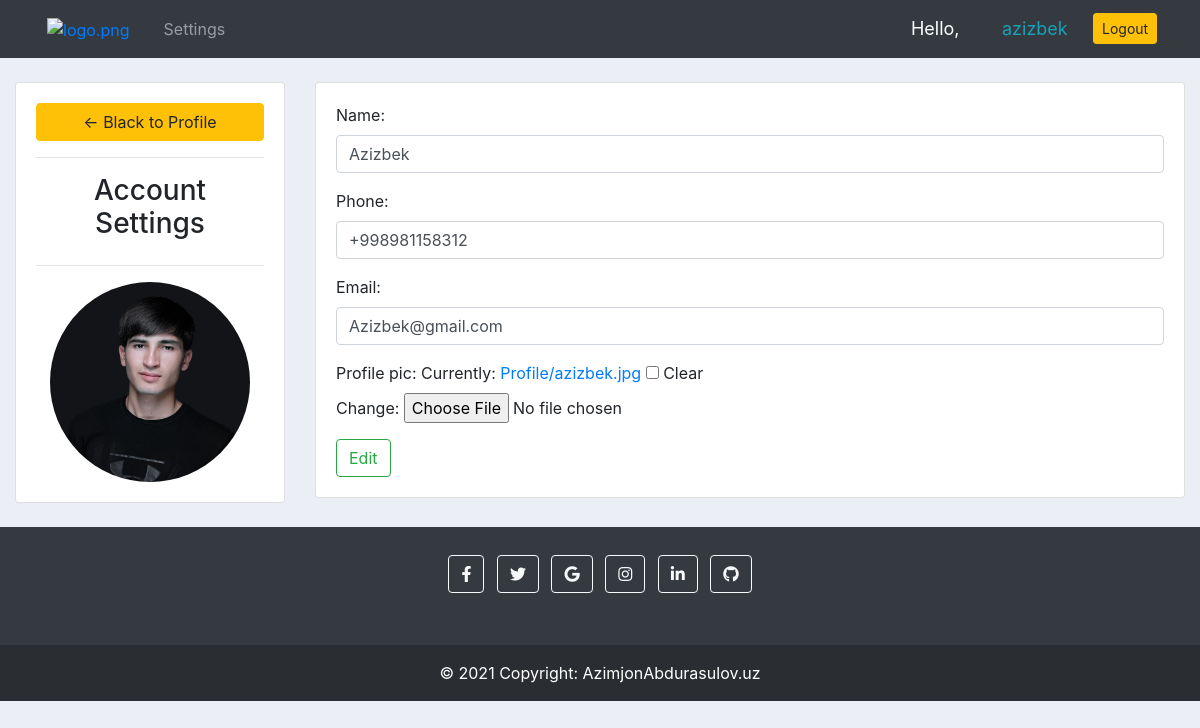
Before: /account/ (signed in) with the older database file.
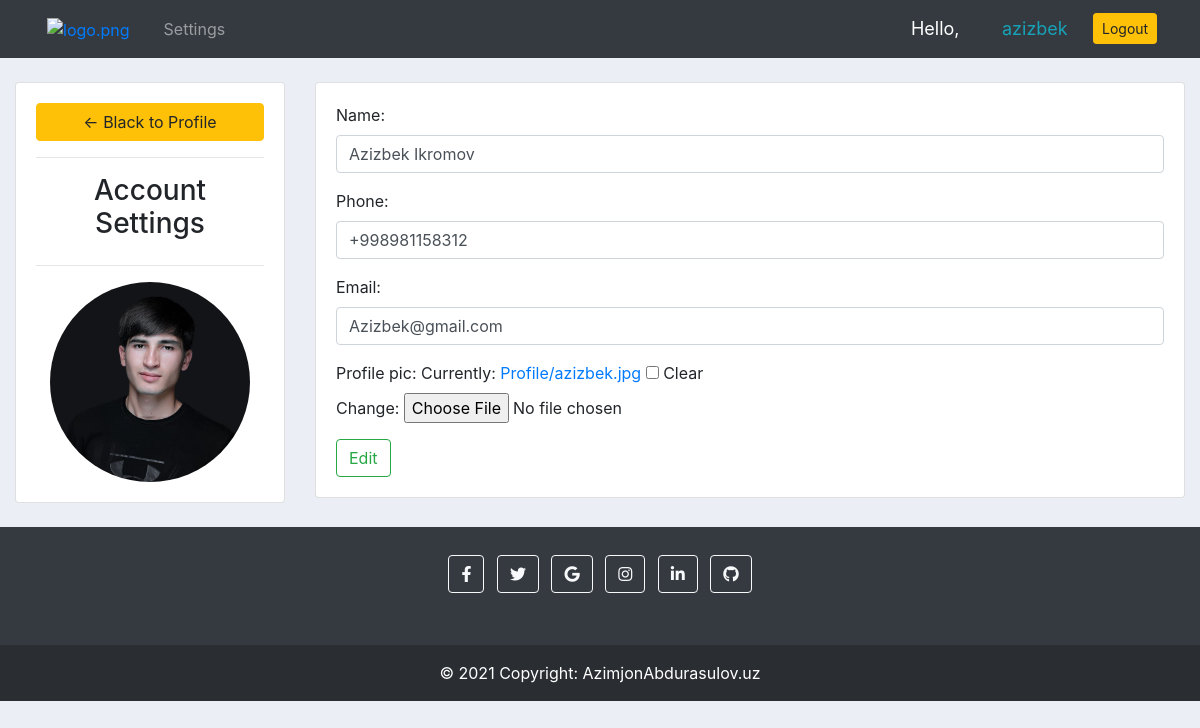
After: the same page with the newer database file.
### accounts/models.py (models this page shows, shortened)
class Customer(models.Model):
    user = models.OneToOneField(User, on_delete=models.CASCADE, null=True, blank=True)
    name = models.CharField(max_length=200, null=True)
    phone = models.CharField(max_length=200, null=True)
    email = models.CharField(max_length=200, null=True)
    profile_pic = models.ImageField(default="profile1.png", upload_to="Profile/", null=True, blank=True)
    date_created = models.DateTimeField(auto_now_add=True)

### accounts/decorators.py (the view)
        def wrapper_func(request, *args, **kwargs):
            grup = None
            if request.user.groups.exists():
                grup = request.user.groups.all()[0].name
            if grup in allowed_roles:
                return view_func(request, *args, **kwargs)
            else:
                return HttpResponse('You are not authorzed to viw this page')

### accounts/forms.py
class CustomerForm(ModelForm):
    class Meta:
        model = Customer
        fields = '__all__'
        exclude = ['user']
        widgets = {
            "name":TextInput(attrs={
                'class':'form-control',
            }),
            "phone":TextInput(attrs={
                'class':'form-control',
            }),
            "email":TextInput(attrs={
                'class':'form-control',
            }),
            "images":FileInput(attrs={
                'class':'form-control',
            }),
        }

### accounts/views.py (called while the page is built)
@allowed_users(allowed_roles=['customer'])
@login_required(login_url='login')
def accountSettings(request):
    customer = request.user.customer
    form = CustomerForm(instance=customer)
    if request.method == "POST":
        form = CustomerForm(request.POST, request.FILES, instance=customer)
        if form.is_valid():
            form.save()
            return redirect('user-page')
    contaxt = {
        'form':form,
    }
    return render(request, 'accounts/account_settings.html', contaxt)

### accounts/templates/accounts/account_settings.html (shortened to what this page needs)
{% extends 'accounts/main.html' %}
{% block content %}
<br>
<div class="row">
    <div class="col-md-3">
        <div class="card card-body">
            <a class="btn btn-warning" href="{% url 'home' %}"> &#8592; Black to Profile</a>
            <hr>
            <h3 class="text-center">Account Settings</h3>
            <hr>
            <img class="profile-pic" src=" {{ request.user.customer.profile_pic.url }} " alt="profile-pic">
        </div>
    </div>
    <div class="col-md-9">
        <div class="card card-body">
            <form action="" method="POST" enctype="multipart/form-data">
                {{ form.as_p }}
                <input class="btn btnsm btn-outline-success" type="submit" value="Edit" name="Update Information">
            </form>
        </div>
    </div>
</div>
{% endblock %}

Changed rows visible on the page:
changed Customer "Azizbek@gmail.com": name "Azizbek" → "Azizbek Ikromov"
